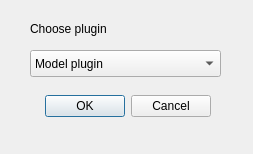
<?xml version="1.0" encoding="UTF-8"?>
<ui version="4.0">
 <class>DialogSensors</class>
 <widget class="QDialog" name="DialogSensors">
  <property name="geometry">
   <rect>
    <x>0</x>
    <y>0</y>
    <width>253</width>
    <height>154</height>
   </rect>
  </property>
  <property name="windowTitle">
   <string>Dialog</string>
  </property>
  <widget class="QDialogButtonBox" name="buttonBox">
   <property name="geometry">
    <rect>
     <x>30</x>
     <y>90</y>
     <width>181</width>
     <height>32</height>
    </rect>
   </property>
   <property name="orientation">
    <enum>Qt::Horizontal</enum>
   </property>
   <property name="standardButtons">
    <set>QDialogButtonBox::Cancel|QDialogButtonBox::Ok</set>
   </property>
  </widget>
  <widget class="QComboBox" name="comboBox">
   <property name="geometry">
    <rect>
     <x>30</x>
     <y>50</y>
     <width>191</width>
     <height>27</height>
    </rect>
   </property>
   <item>
    <property name="text">
     <string>Model plugin</string>
    </property>
   </item>
   <item>
    <property name="text">
     <string>imu</string>
    </property>
   </item>
   <item>
    <property name="text">
     <string>gps</string>
    </property>
   </item>
   <item>
    <property name="text">
     <string>magnetometer</string>
    </property>
   </item>
   <item>
    <property name="text">
     <string>sonar</string>
    </property>
   </item>
  </widget>
  <widget class="QLabel" name="label">
   <property name="geometry">
    <rect>
     <x>30</x>
     <y>20</y>
     <width>211</width>
     <height>17</height>
    </rect>
   </property>
   <property name="text">
    <string>Choose plugin</string>
   </property>
  </widget>
 </widget>
 <resources/>
 <connections>
  <connection>
   <sender>buttonBox</sender>
   <signal>accepted()</signal>
   <receiver>DialogSensors</receiver>
   <slot>accept()</slot>
   <hints>
    <hint type="sourcelabel">
     <x>248</x>
     <y>254</y>
    </hint>
    <hint type="destinationlabel">
     <x>157</x>
     <y>274</y>
    </hint>
   </hints>
  </connection>
  <connection>
   <sender>buttonBox</sender>
   <signal>rejected()</signal>
   <receiver>DialogSensors</receiver>
   <slot>reject()</slot>
   <hints>
    <hint type="sourcelabel">
     <x>316</x>
     <y>260</y>
    </hint>
    <hint type="destinationlabel">
     <x>286</x>
     <y>274</y>
    </hint>
   </hints>
  </connection>
 </connections>
</ui>
